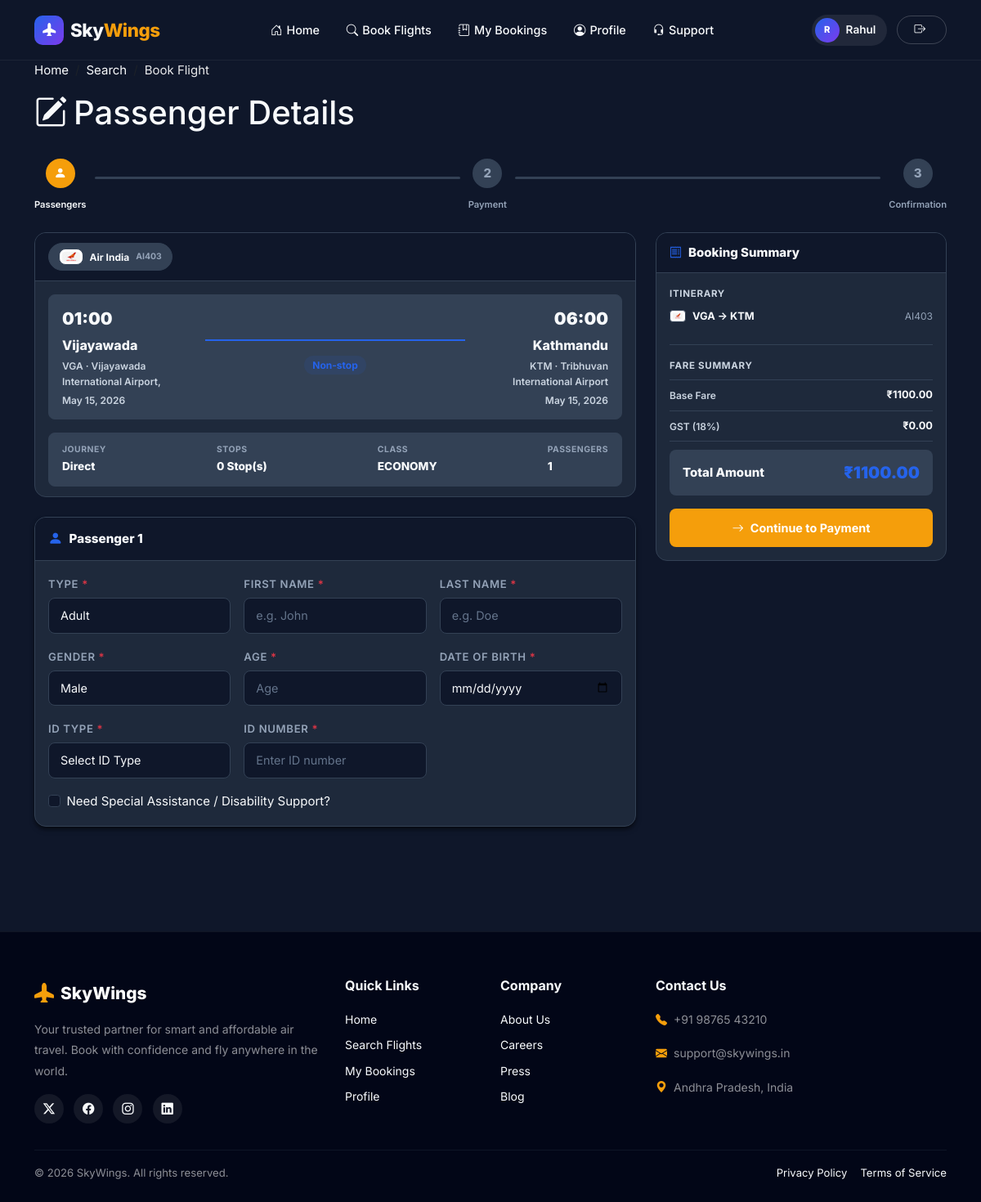
Page /book/25/ (signed in) on the earlier database version.
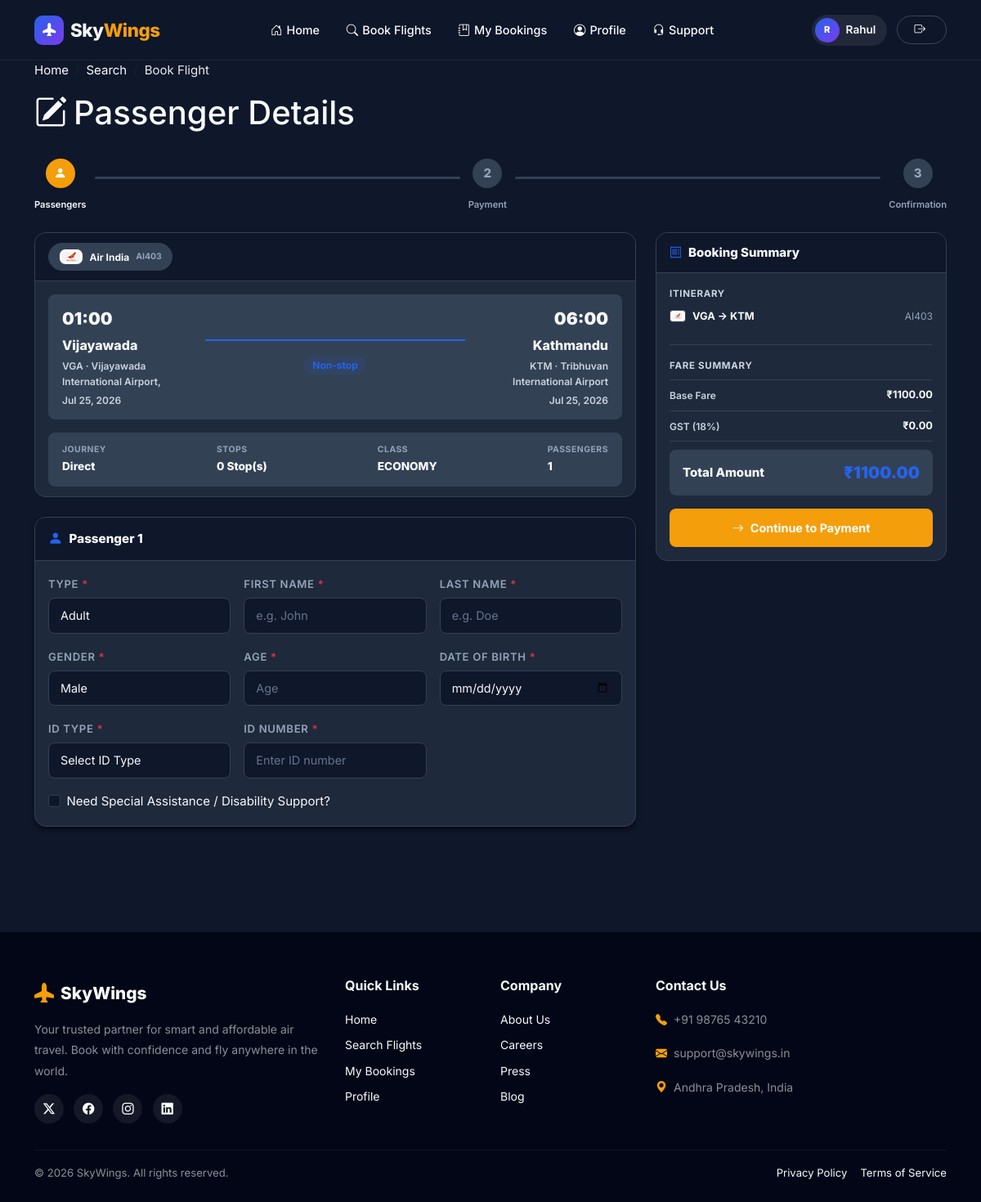
Same page on the later database version.
### home/models.py (models this page shows, shortened)
class Flight(models.Model):
    flight_number = models.CharField(max_length=10)
    airline = models.ForeignKey(Airline, on_delete=models.CASCADE)
    departure_airport = models.ForeignKey(Airport, related_name='departures', on_delete=models.CASCADE)
    arrival_airport = models.ForeignKey(Airport, related_name='arrivals', on_delete=models.CASCADE)
    departure_time = models.DateTimeField()
    arrival_time = models.DateTimeField()
    economy_seats = models.PositiveIntegerField()
    business_seats = models.PositiveIntegerField()
    first_class_seats = models.PositiveIntegerField()
    economy_price = models.DecimalField(max_digits=10, decimal_places=2)
    business_price = models.DecimalField(max_digits=10, decimal_places=2)
    first_class_price = models.DecimalField(max_digits=10, decimal_places=2)
    stops = models.PositiveIntegerField(default=0)
    cabin_allowance = models.CharField('Cabin', max_length=80, default='7 kg cabin bag')
    check_in_allowance = models.CharField('Check In', max_length=80, default='15 kg check-in bag')
    @property
    def current_economy_price(self):
        return self._calculate_dynamic_price(self.economy_price, self.economy_seats)
    def _calculate_dynamic_price(self, base_price, available_seats):
        if not base_price:
            return Decimal('0.00')
        price_multiplier = Decimal('1.00')
        if available_seats <= 10:
            price_multiplier += Decimal('0.20')
        elif available_seats > 100:
            price_multiplier -= Decimal('0.10')
        from django.utils import timezone
        time_left = self.departure_time - timezone.now()
        if time_left.days <= 2 and time_left.days >= 0:
            price_multiplier += Decimal('0.15')
        return round(base_price * price_multiplier, 2)
    def get_price_for_class(self, travel_class):
        if travel_class == 'ECONOMY': return self.current_economy_price
        elif travel_class == 'BUSINESS': return self.current_business_price
        elif travel_class == 'FIRST': return self.current_first_class_price
        return Decimal('0.00')

class Airline(models.Model):
    name = models.CharField(max_length=100)
    code = models.CharField(max_length=2, unique=True)
    logo = models.ImageField(upload_to='airlines/', null=True, blank=True)

class Airport(models.Model):
    code = models.CharField(max_length=3, unique=True)
    name = models.CharField(max_length=100)
    city = models.CharField(max_length=100)
    country = models.CharField(max_length=100)
    image = models.ImageField(upload_to='airports/', null=True, blank=True)

### home/views.py (the view, shortened to what this page needs)
@login_required
def book_flight(request, flight_id):
    path_str = request.GET.get('path', request.POST.get('path', str(flight_id)))
    path_ids = path_str.split(',')
    flights = [get_object_or_404(Flight, pk=int(fid)) for fid in path_ids]
    passengers = int(request.GET.get('passengers', 1))
    travel_class = request.GET.get('class', 'ECONOMY')
    fare_type = request.GET.get('fare_type', 'NORMAL').upper()
    if fare_type not in ['NORMAL', 'STUDENT']:
        fare_type = 'NORMAL'
    combined_price = sum(f.get_price_for_class(travel_class) for f in flights)
    original_total_price = combined_price * passengers
    discount_amount = Decimal('0.00')
    total_price = original_total_price
    if fare_type == 'STUDENT' and original_total_price > 0:
        discount_amount = round(original_total_price * Decimal('0.10'), 2)
        total_price = original_total_price - discount_amount
    return render(request, 'book.html', {
        'flight': flights[0],
        'flights': flights, # Pass all segments
        'path': path_str,
        'passengers': range(1, passengers + 1),
        'travel_class': travel_class,
        'fare_type': fare_type,
        'price': combined_price,
        'original_total_price': original_total_price,
        'discount_amount': discount_amount,
        'total_price': total_price,
    })

### templates/book.html (shortened to what the changed rows need)
{% extends 'base.html' %}
{% load custom_filters %}
{% block body %}
<div class="booking-hero">
  <div class="container">
    <h1><i class="bi bi-pencil-square me-2"></i>Passenger Details</h1>
  </div>
</div>
<div class="container py-4">
  <div class="row g-4">
    <div class="col-lg-8">
      <div class="ticket-card mb-4">
        <div class="ticket-header">
          <div class="ticket-airline-strip mb-0">
            {% for f in flights %}
            <div class="ticket-airline-item" title="{{ f.airline.name }}">
              {% if f.airline.logo %}
              <img src="{{ f.airline.logo.url }}" alt="{{ f.airline.name }}" class="ticket-airline-logo">
              {% else %}
              <span class="ticket-airline-fallback">{{ f.airline.code }}</span>
              {% endif %}
              <span>{{ f.airline.name }}</span>
              <span class="text-muted" style="font-size:0.65rem;">{{ f.airline.code }}{{ f.flight_number }}</span>
            </div>
            {% endfor %}
          </div>
        </div>
        <div class="ticket-body" style="padding-bottom:0;">
          <div class="route-display mb-3">
            <div class="route-point text-start">
              <div class="route-time">{{ flights.0.departure_time|time:"H:i" }}</div>
              <div class="route-city">{{ flights.0.departure_airport.city }}</div>
              <div class="route-detail">{{ flights.0.departure_airport.code }} &middot; {{ flights.0.departure_airport.name }}</div>
              <div class="route-detail mt-1">{{ flights.0.departure_time|date:"M d, Y" }}</div>
            </div>
            {% with last_seg=flights|last %}
            <div class="route-point text-end">
              <div class="route-time">{{ last_seg.arrival_time|time:"H:i" }}</div>
              <div class="route-city">{{ last_seg.arrival_airport.city }}</div>
              <div class="route-detail">{{ last_seg.arrival_airport.code }} &middot; {{ last_seg.arrival_airport.name }}</div>
              <div class="route-detail mt-1">{{ last_seg.arrival_time|date:"M d, Y" }}</div>
            </div>
            {% endwith %}
          </div>
        </div>
      </div>
    </div>
    <div class="col-lg-4">
      <div class="ticket-card" style="position: sticky; top: 80px;">
        <div class="ticket-body">
          <div class="mb-3 pb-3" style="border-bottom:1px solid var(--border);">
            {% for f in flights %}
            <div class="d-flex justify-content-between align-items-center mb-2">
              <div class="d-flex align-items-center gap-2" style="font-size:0.8rem; font-weight:700; color:var(--text);">
                {% if f.airline.logo %}
                <img src="{{ f.airline.logo.url }}" alt="{{ f.airline.name }}" class="price-itinerary-logo" style="width:20px;height:auto;border-radius:4px;">
                {% else %}
                <span class="price-itinerary-fallback" style="padding:2px 4px;">{{ f.airline.code }}</span>
                {% endif %}
                {{ f.departure_airport.code }} &rarr; {{ f.arrival_airport.code }}
              </div>
              <div class="text-muted" style="font-size:0.75rem;">{{ f.airline.code }}{{ f.flight_number }}</div>
            </div>
            {% endfor %}
          </div>
        </div>
      </div>
    </div>
  </div>
</div>
{% endblock %}

Differences in the rows shown:
changed Flight "VGA": departure_time "May 15, 2026" → "Jul 25, 2026"; arrival_time "May 15, 2026" → "Jul 25, 2026"
